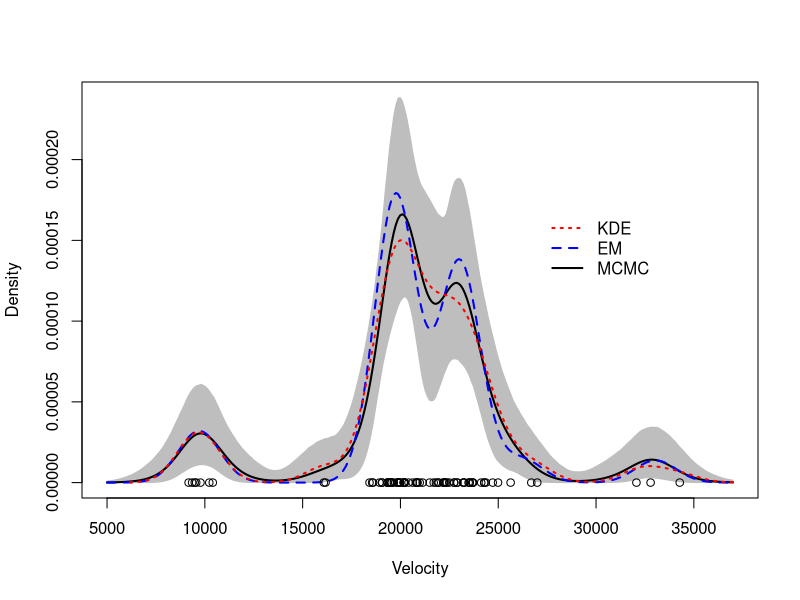

Write the R code that produced this figure.
## Week 4 EX1 : Sample code for density estimation problems
## ------------------------------------------------------------------
## Using mixture models for density estimation in the galaxies dataset
## Compare kernel density estimation, and estimates from mixtures of KK=6 
## components obtained using both frequentist and Bayesian procedures
rm(list=ls())

### Loading data and setting up global variables
library(MASS)
library(MCMCpack)
data(galaxies)
KK = 6          # Based on the description of the dataset
x  = galaxies
n  = length(x)
set.seed(781209)


### First, compute the "Maximum Likelihood" density estimate associated with a location mixture of 6 Gaussian distributions using the EM algorithm
## Initialize the parameters
w     = rep(1,KK)/KK
mu    = rnorm(KK, mean(x), sd(x))
sigma = sd(x)/KK

epsilon = 0.000001
s       = 0
sw      = FALSE
KL      = -Inf
KL.out  = NULL

while(!sw){
  ## E step
  v = array(0, dim=c(n,KK))
  for(k in 1:KK){
    v[,k] = log(w[k]) + dnorm(x, mu[k], sigma,log=TRUE)  
  }
  for(i in 1:n){
    v[i,] = exp(v[i,] - max(v[i,]))/sum(exp(v[i,] - max(v[i,])))
  }
  
  ## M step
  # Weights
  w = apply(v,2,mean)
  mu = rep(0, KK)
  for(k in 1:KK){
    for(i in 1:n){
      mu[k]    = mu[k] + v[i,k]*x[i]
    }
    mu[k] = mu[k]/sum(v[,k])
  }
  # Standard deviations
  sigma = 0
  for(i in 1:n){
    for(k in 1:KK){
      sigma = sigma + v[i,k]*(x[i] - mu[k])^2
    }
  }
  sigma = sqrt(sigma/sum(v))
  
  ##Check convergence
  KLn = 0
  for(i in 1:n){
    for(k in 1:KK){
      KLn = KLn + v[i,k]*(log(w[k]) + dnorm(x[i], mu[k], sigma, log=TRUE))
    }
  }
  if(abs(KLn-KL)/abs(KLn)<epsilon){
    sw=TRUE
  }
  KL = KLn
  KL.out = c(KL.out, KL)
  s = s + 1
  print(paste(s, KLn))
}
xx  = seq(5000,37000,length=300)
nxx = length(xx)
density.EM = rep(0, nxx)
for(s in 1:nxx){
  for(k in 1:KK){
    density.EM[s] = density.EM[s] + w[k]*dnorm(xx[s], mu[k], sigma)
  }
}

### Get a "Bayesian" kernel density estimator based on the same location mixture of 6 normals
## Priors set up using an "empirical Bayes" approach
aa  = rep(1,KK)  
eta = mean(x)    
tau = sqrt(var(x))
dd  = 2
qq  = var(x)/KK

## Initialize the parameters
w     = rep(1,KK)/KK
mu    = rnorm(KK, mean(x), sd(x))
sigma = sd(x)/KK
cc    = sample(1:KK, n, replace=T, prob=w)

## Number of iterations of the sampler
rrr   = 12000
burn  = 2000

## Storing the samples
cc.out    = array(0, dim=c(rrr, n))
w.out     = array(0, dim=c(rrr, KK))
mu.out    = array(0, dim=c(rrr, KK))
sigma.out = rep(0, rrr)
logpost   = rep(0, rrr)


for(s in 1:rrr){
  # Sample the indicators
  for(i in 1:n){
    v = rep(0,KK)
    for(k in 1:KK){
      v[k] = log(w[k]) + dnorm(x[i], mu[k], sigma, log=TRUE)  #Compute the log of the weights
    }
    v = exp(v - max(v))/sum(exp(v - max(v)))
    cc[i] = sample(1:KK, 1, replace=TRUE, prob=v)
  }
  
  # Sample the weights
  w = as.vector(rdirichlet(1, aa + tabulate(cc, nbins=KK)))
  
  # Sample the means
  for(k in 1:KK){
    nk    = sum(cc==k)
    xsumk = sum(x[cc==k])
    tau2.hat = 1/(nk/sigma^2 + 1/tau^2)
    mu.hat  = tau2.hat*(xsumk/sigma^2 + eta/tau^2)
    mu[k]   = rnorm(1, mu.hat, sqrt(tau2.hat))
  }
  
  # Sample the variances
  dd.star = dd + n/2
  qq.star = qq + sum((x - mu[cc])^2)/2
  sigma = sqrt(1/rgamma(1, dd.star, qq.star))
  
  # Store samples
  cc.out[s,]   = cc
  w.out[s,]    = w
  mu.out[s,]   = mu
  sigma.out[s] = sigma
  for(i in 1:n){
    logpost[s] = logpost[s] + log(w[cc[i]]) + dnorm(x[i], mu[cc[i]], sigma, log=TRUE)
  }
  logpost[s] = logpost[s] + log(ddirichlet(w, aa))
  for(k in 1:KK){
    logpost[s] = logpost[s] + dnorm(mu[k], eta, tau, log=TRUE)
  }
  logpost[s] = logpost[s] + dgamma(1/sigma^2, dd, qq, log=TRUE) - 4*log(sigma)
  if(s/500==floor(s/500)){
    print(paste("s =",s))
  }
}

## Compute the samples of the density over a dense grid
density.mcmc = array(0, dim=c(rrr-burn,length(xx)))
for(s in 1:(rrr-burn)){
  for(k in 1:KK){
    density.mcmc[s,] = density.mcmc[s,] + w.out[s+burn,k]*dnorm(xx,mu.out[s+burn,k],sigma.out[s+burn])
  }
}
density.mcmc.m = apply(density.mcmc , 2, mean)

## Plot Bayesian estimate with pointwise credible bands along with kernel density estimate and frequentist point estimate
colscale = c("black", "blue", "red")
yy = density(x)
density.mcmc.lq = apply(density.mcmc, 2, quantile, 0.025)
density.mcmc.uq = apply(density.mcmc, 2, quantile, 0.975)
plot(xx, density.mcmc.m, type="n",ylim=c(0,max(density.mcmc.uq)),xlab="Velocity", ylab="Density")
polygon(c(xx,rev(xx)), c(density.mcmc.lq, rev(density.mcmc.uq)), col="grey", border="grey")
lines(xx, density.mcmc.m, col=colscale[1], lwd=2)
lines(xx, density.EM, col=colscale[2], lty=2, lwd=2)
lines(yy, col=colscale[3], lty=3, lwd=2)
points(x, rep(0,n))
legend(27000, 0.00017, c("KDE","EM","MCMC"), col=colscale[c(3,2,1)], lty=c(3,2,1), lwd=2, bty="n")
